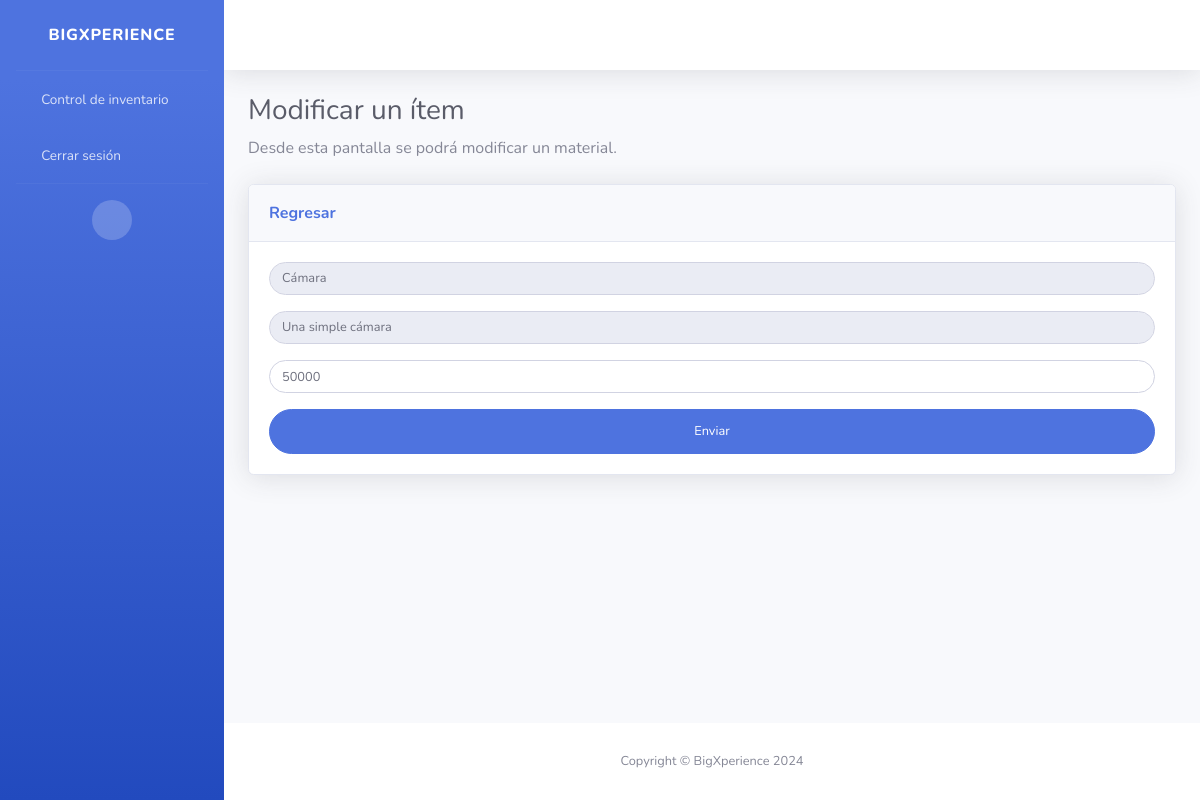
/inventory/edit/1/, run on the app's committed database.
### inventory/models.py (models this page shows)
class Product(models.Model):
    name = models.CharField(null=False, unique=True, max_length=20)
    description = models.CharField(null=False, unique=False, max_length=250)
    price = models.PositiveIntegerField(null=False)
    state = models.BooleanField(default=True)
    qty = models.PositiveIntegerField(default=0, null=False)
    photo = models.CharField(blank=True, max_length=250)

### inventory/views.py (the view, shortened to what this page needs)
# urls.py: path("edit/<int:_id>/", views.EditProduct.as_view(), name="edit"),
class EditProduct(View):
    def get(self, request: HttpRequest, _id: int):
        item = get_object_or_404(Product, pk=_id)
        form = EditForm(
            initial={
                "name": item.name,
                "description": item.description,
                "price": item.price,
            }
        )
        return render(request, "edit.html", {"form": form})

### inventory/forms.py
class EditForm(forms.Form):
    name = forms.CharField(
        label="name",
        max_length=20,
        widget=forms.TextInput(
            attrs={
                "class": FORM_CONTROL_CLASS,
                "placeholder": "Nombre",
                "id": "name",
                "readonly": "readonly",
            }
        ),
        required=False,
    )
    description = forms.CharField(
        label="description",
        max_length=250,
        widget=forms.TextInput(
            attrs={
                "class": FORM_CONTROL_CLASS,
                "placeholder": "Descripción",
                "id": "description",
                "readonly": "readonly",
            }
        ),
        required=False,
    )
    price = forms.IntegerField(
        min_value=100,
        max_value=10000000,
        label="price",
        widget=forms.NumberInput(
            attrs={
                "class": FORM_CONTROL_CLASS,
                "placeholder": "Precio",
                "id": "price",
            }
        ),
    )

### inventory/templates/edit.html (shortened to what this page needs)
{% extends "base.html" %}
{% load static %}
{% block title %}Modificar un ítem{% endblock %}
{% block subtitle %}Desde esta pantalla se podrá modificar un material.{% endblock %}
{% block content %}
<form class="user" method="post">
    <div class="form-group">
        {{ form.name }}
    </div>
    <div class="form-group">
        {{ form.description }}
    </div>
    <div class="form-group">
        {{ form.price }}
    </div>
    <button type="submit" class="btn btn-primary btn-user btn-block">Enviar</button>
</form>
{% endblock %}

### data on the page
Product: name "Cámara", description "Una simple cámara", price "50000"
